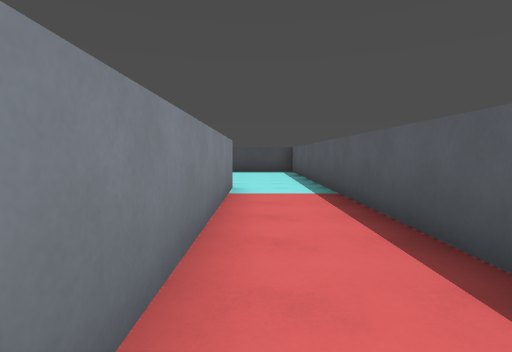
view 1 (above)

18 first-person views from a walk through a Godot game level. The camera is 1.4 m above the floor, tilts 4° down and sees 80° across. The floor is counted in squares, 2 m on a side. Each view is taken from the middle of a square. On the plan, view 1 faces up. The plan holds only what a view shows up to about 10 squares ahead; the rest is blank. The place goes on beyond the plan. Surface patterns are stand-ins for the level's own textures.

view 2
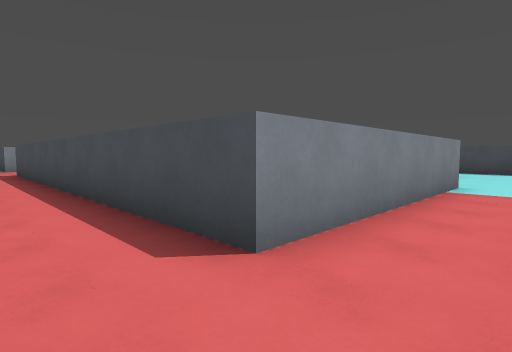

view 3
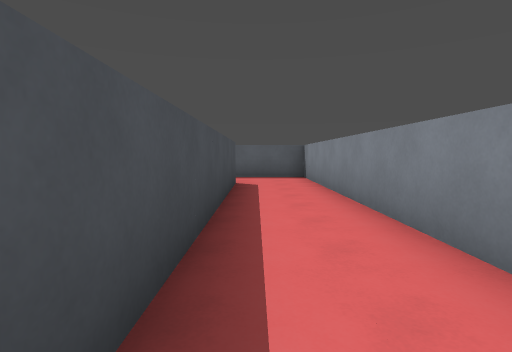

view 4
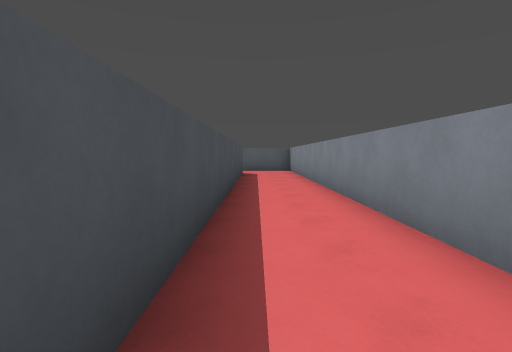

view 5
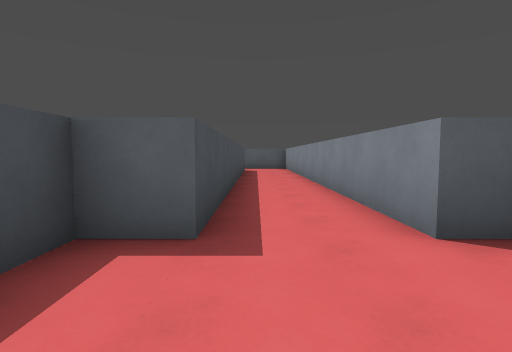

view 6
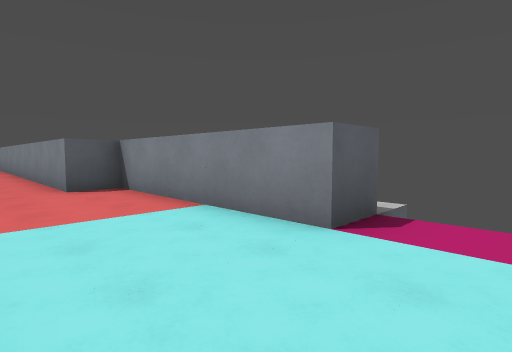

view 7
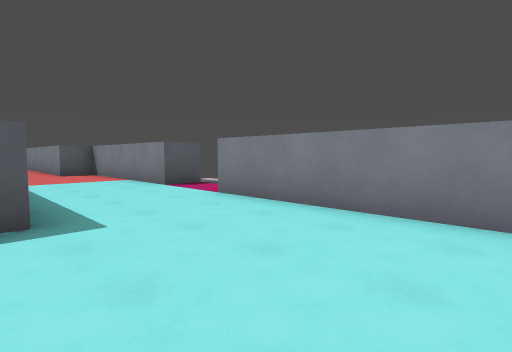

view 8
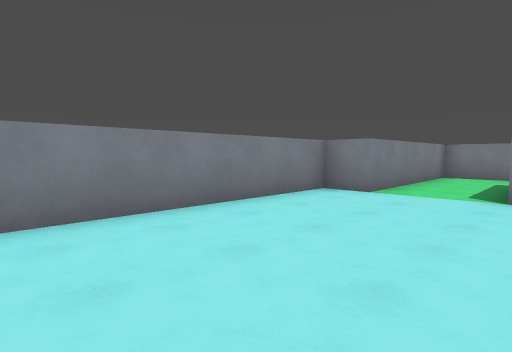

view 9
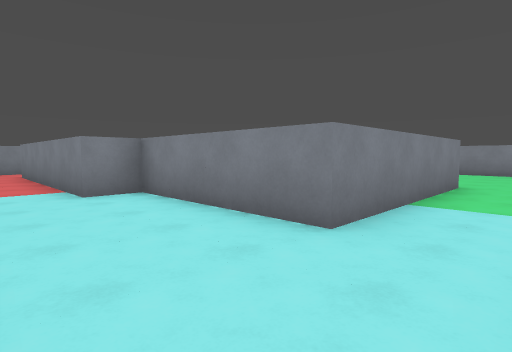

view 10
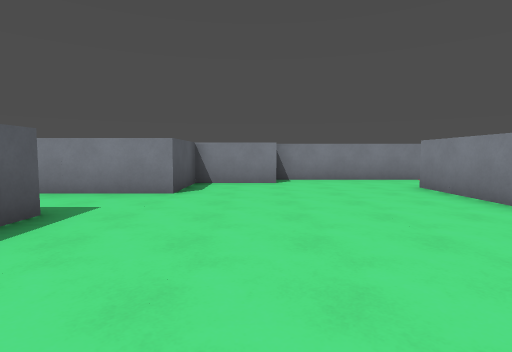

view 11
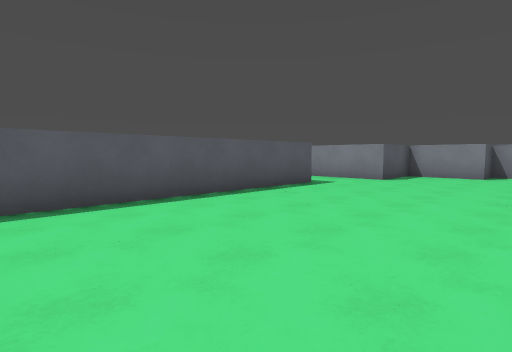

view 12
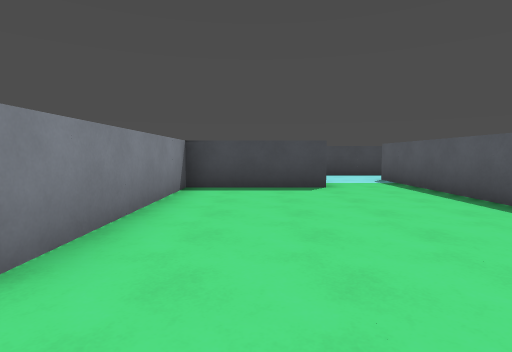

view 13
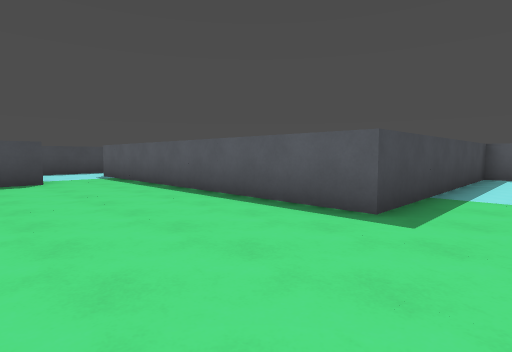

view 14
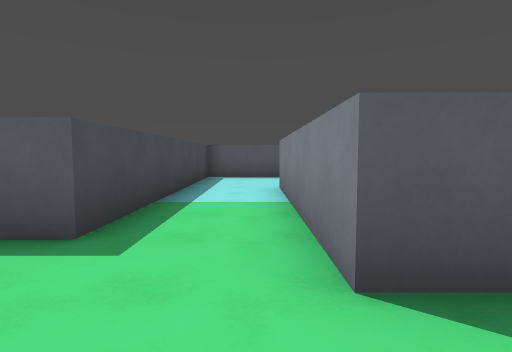

view 15
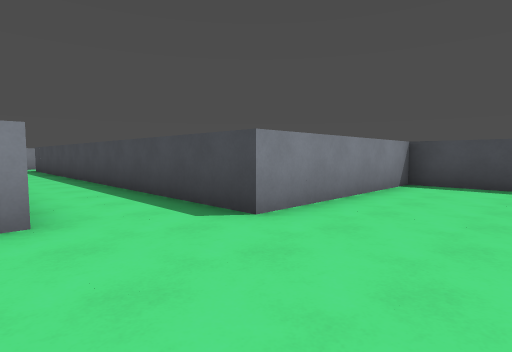

view 16
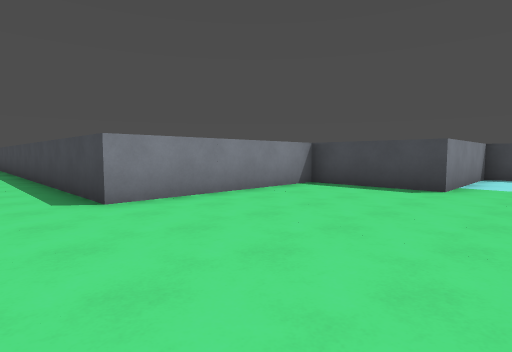

view 17
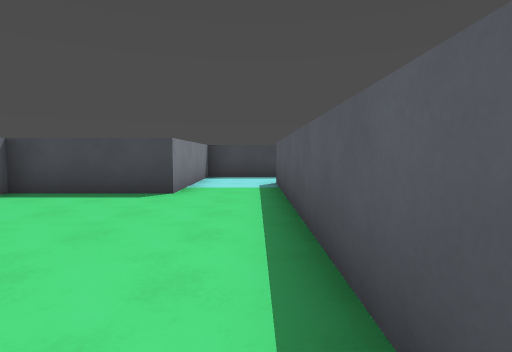

view 18
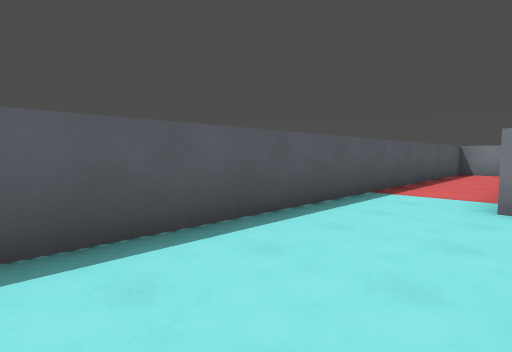

### Floor plan
Points are (right, up) in squares from view 1. A wall is a line through its corners. A room is listed if a view was taken in it or the views show most of it. See-through windows are left out.
Room 1 (views 1, 2, 3, 4, 5, 6, 7, 8)
walls: (-16.5, -3.6) (-16.5, -2.5) (-11.5, -2.5) (-11.5, -1.5) (1.5, -1.5) (1.5, 6.5); (-12.6, 7.5) (-10.4, 7.5); (-0.5, 6.5) (-0.5, 0.5) (-11.5, 0.5) (-11.5, 1.5) (-12.2, 1.5); (-28.5, -1.5) (-26.5, -1.5) (-26.5, -2.5) (-18.5, -2.5)
ways out: opening at (-11.5, 8.5) to room 2; opening at (0.5, 6) to room 2; opening at (-17.5, -3)
Room 2 (views 9, 10, 11, 12, 13, 14, 15, 16, 17, 18)
walls: (-11.5, 12.6) (-11.5, 9.5); (-10.4, 7.5) (-8.5, 7.5) (-8.5, 8.5) (-6.5, 8.5) (-6.5, 10.5) (-1.5, 10.5) (-1.5, 6.5) (-0.5, 6.5); (-7.5, 21.5) (-7.5, 19.5) (-10.5, 19.5) (-10.5, 14.5); (1.5, 6.5) (1.5, 12.5) (-5.5, 12.5) (-5.5, 21.5)
ways out: opening at (-11.5, 8.5) to room 1; opening at (0.5, 6) to room 1; opening at (-11.5, 13.5); opening at (-6.5, 20.5)

Where each view was taken, in squares from view 1:
view 1: 0 up, 0 right, facing up
view 2: 1 down, 1 right, facing up-left
view 3: 0 up, 8 left, facing right
view 4: 0 up, 12 left, facing right
view 5: 0 up, 14 left, facing right
view 6: 0 up, 18 left, facing down-right
view 7: 1 up, 23 left, facing down-right
view 8: 1 up, 21 left, facing down-left
view 9: 12 up, 1 right, facing down-left
view 10: 16 up, 8 left, facing down
view 11: 19 up, 10 left, facing down-right
view 12: 13 up, 9 left, facing up
view 13: 11 up, 9 left, facing up-right
view 14: 11 up, 8 left, facing right
view 15: 12 up, 8 left, facing up-left
view 16: 13 up, 6 left, facing up-left
view 17: 14 up, 6 left, facing up
view 18: 11 up, 1 left, facing down-right
